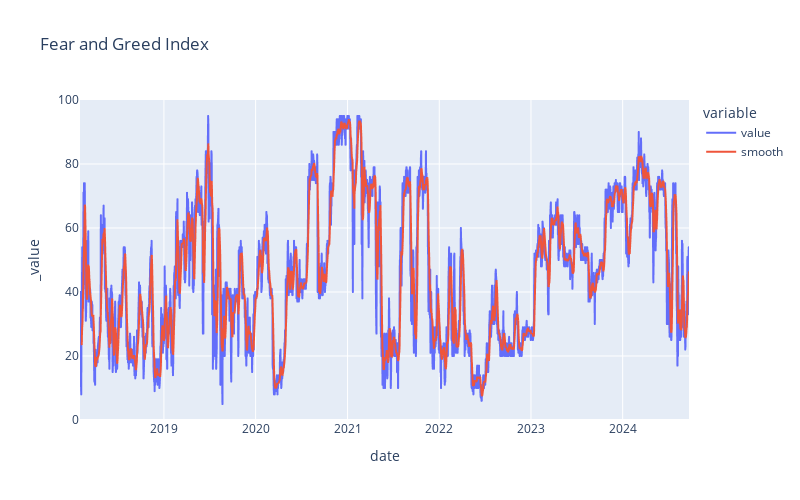

Notebook code for this chart:
### Markdown cell above
## 可视化指数

### Code cell
# 添加移动平均
fgi["smooth"] = fgi["value"].rolling(7).mean()

fig = px.line(
    fgi,
    x=fgi.index,
    y=["value", "smooth"],
    labels={"value": "Fear and Greed Index", "smooth": "7-day MA"},
    title="Fear and Greed Index",
    width=800,
    height=500
)

fig.show()

### Figure 1 — Plotly figure (JSON) as saved in the notebook; plotly's stock layout.template omitted (floating-point values rounded to 4 significant figures; data arrays with more than 128 entries replaced by an {"elided": "..."} marker saying what was removed)
{"data": [{"hovertemplate": "variable=value<br>date=%{x}<br>_value=%{y}<extra></extra>", "legendgroup": "value", "line": {"color": "#636efa", "dash": "solid"}, "marker": {"symbol": "circle"}, "mode": "lines", "name": "value", "showlegend": true, "type": "scattergl", "x": {"elided": "2422 str values"}, "xaxis": "x", "y": {"elided": "2422 int values"}, "yaxis": "y"}, {"hovertemplate": "variable=smooth<br>date=%{x}<br>_value=%{y}<extra></extra>", "legendgroup": "smooth", "line": {"color": "#EF553B", "dash": "solid"}, "marker": {"symbol": "circle"}, "mode": "lines", "name": "smooth", "showlegend": true, "type": "scattergl", "x": {"elided": "2422 str values"}, "xaxis": "x", "y": {"elided": "2422 float values"}, "yaxis": "y"}], "layout": {"height": 500, "legend": {"title": {"text": "variable"}, "tracegroupgap": 0}, "title": {"text": "Fear and Greed Index"}, "width": 800, "xaxis": {"anchor": "y", "domain": [0, 1], "title": {"text": "date"}}, "yaxis": {"anchor": "x", "domain": [0, 1], "title": {"text": "_value"}}}}
